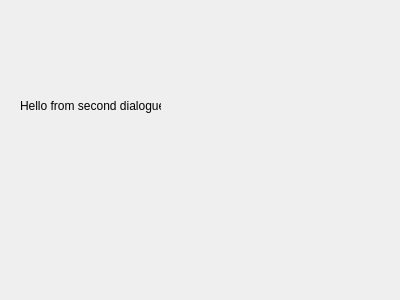
<?xml version="1.0" encoding="UTF-8"?>
<ui version="4.0">
 <class>SecDialogLabel</class>
 <widget class="QDialog" name="SecDialogLabel">
  <property name="geometry">
   <rect>
    <x>0</x>
    <y>0</y>
    <width>400</width>
    <height>300</height>
   </rect>
  </property>
  <property name="windowTitle">
   <string>Dialog</string>
  </property>
  <widget class="QLabel" name="label">
   <property name="geometry">
    <rect>
     <x>20</x>
     <y>70</y>
     <width>141</width>
     <height>71</height>
    </rect>
   </property>
   <property name="text">
    <string>Hello from second dialogue</string>
   </property>
  </widget>
 </widget>
 <resources/>
 <connections/>
</ui>
